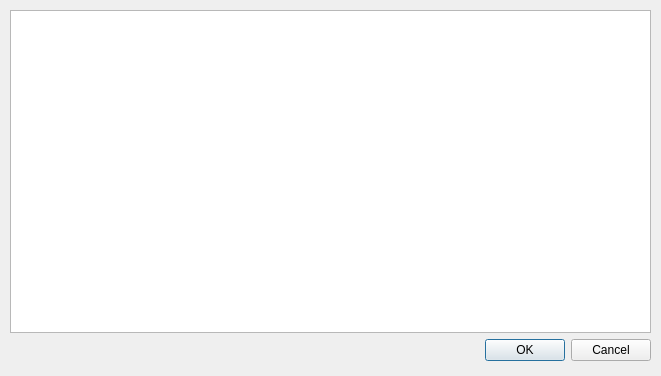
<?xml version="1.0" encoding="UTF-8"?>
<ui version="4.0">
 <class>OutputSessionDialog</class>
 <widget class="QDialog" name="OutputSessionDialog">
  <property name="geometry">
   <rect>
    <x>0</x>
    <y>0</y>
    <width>661</width>
    <height>376</height>
   </rect>
  </property>
  <property name="sizePolicy">
   <sizepolicy hsizetype="Fixed" vsizetype="Fixed">
    <horstretch>0</horstretch>
    <verstretch>0</verstretch>
   </sizepolicy>
  </property>
  <property name="windowTitle">
   <string>Dialog</string>
  </property>
  <widget class="QWidget" name="layoutWidget">
   <property name="geometry">
    <rect>
     <x>10</x>
     <y>10</y>
     <width>641</width>
     <height>351</height>
    </rect>
   </property>
   <layout class="QVBoxLayout" name="verticalLayout">
    <item>
     <widget class="QTableView" name="tableView">
      <property name="selectionMode">
       <enum>QAbstractItemView::SingleSelection</enum>
      </property>
      <property name="selectionBehavior">
       <enum>QAbstractItemView::SelectRows</enum>
      </property>
      <property name="cornerButtonEnabled">
       <bool>true</bool>
      </property>
     </widget>
    </item>
    <item>
     <widget class="QDialogButtonBox" name="buttonBox">
      <property name="orientation">
       <enum>Qt::Horizontal</enum>
      </property>
      <property name="standardButtons">
       <set>QDialogButtonBox::Cancel|QDialogButtonBox::Ok</set>
      </property>
     </widget>
    </item>
   </layout>
  </widget>
 </widget>
 <resources/>
 <connections>
  <connection>
   <sender>buttonBox</sender>
   <signal>accepted()</signal>
   <receiver>OutputSessionDialog</receiver>
   <slot>accept()</slot>
   <hints>
    <hint type="sourcelabel">
     <x>248</x>
     <y>254</y>
    </hint>
    <hint type="destinationlabel">
     <x>157</x>
     <y>274</y>
    </hint>
   </hints>
  </connection>
  <connection>
   <sender>buttonBox</sender>
   <signal>rejected()</signal>
   <receiver>OutputSessionDialog</receiver>
   <slot>reject()</slot>
   <hints>
    <hint type="sourcelabel">
     <x>316</x>
     <y>260</y>
    </hint>
    <hint type="destinationlabel">
     <x>286</x>
     <y>274</y>
    </hint>
   </hints>
  </connection>
 </connections>
</ui>
